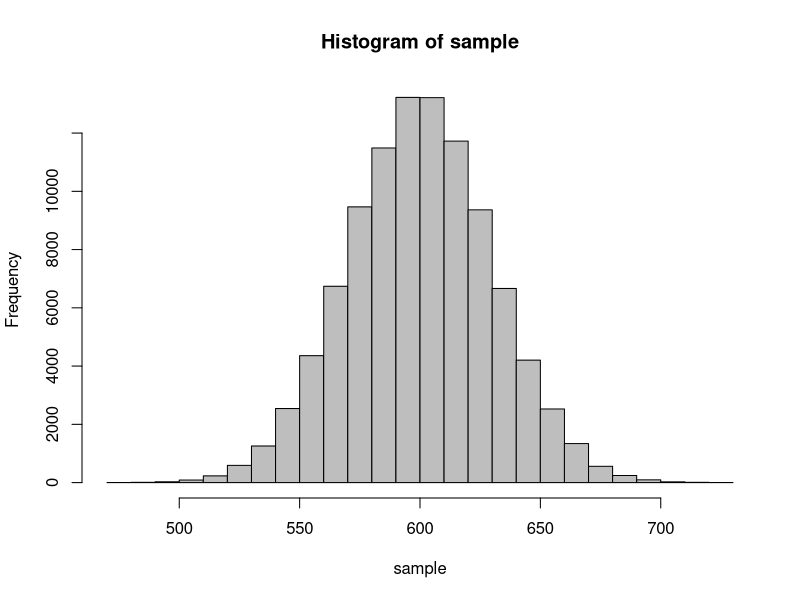
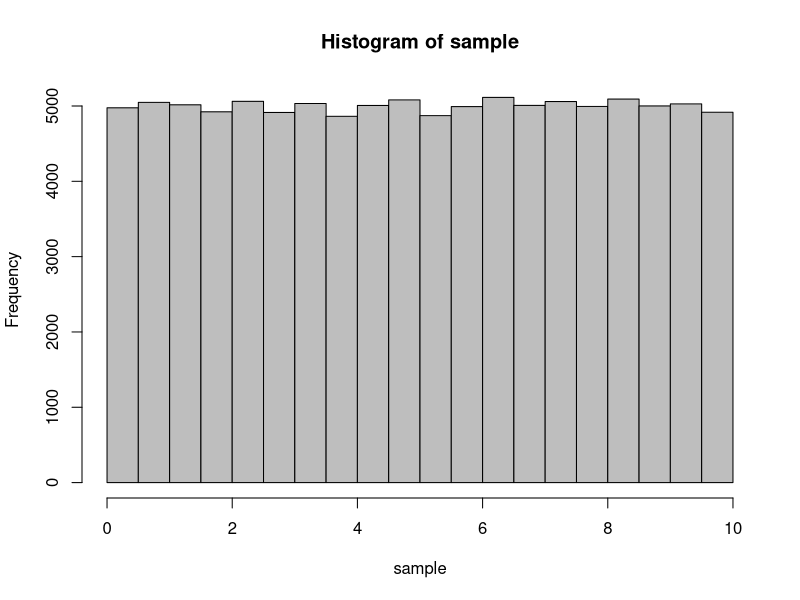
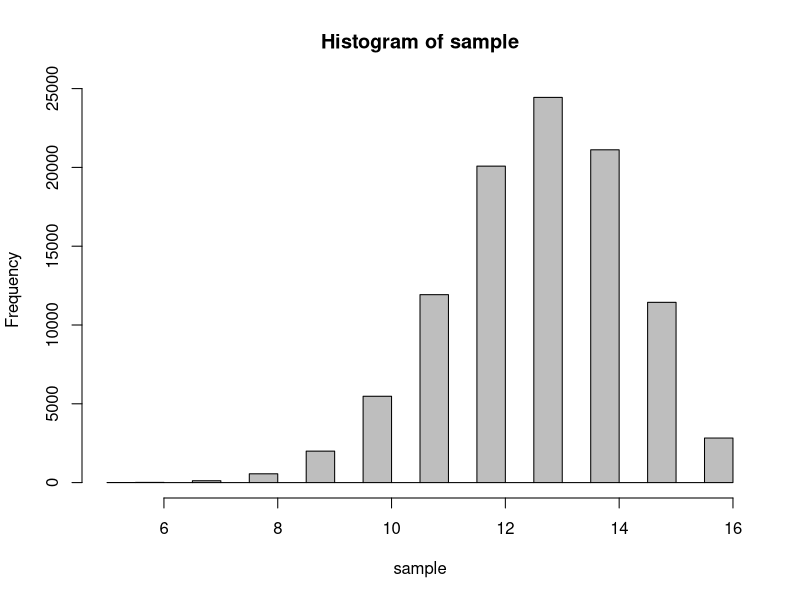
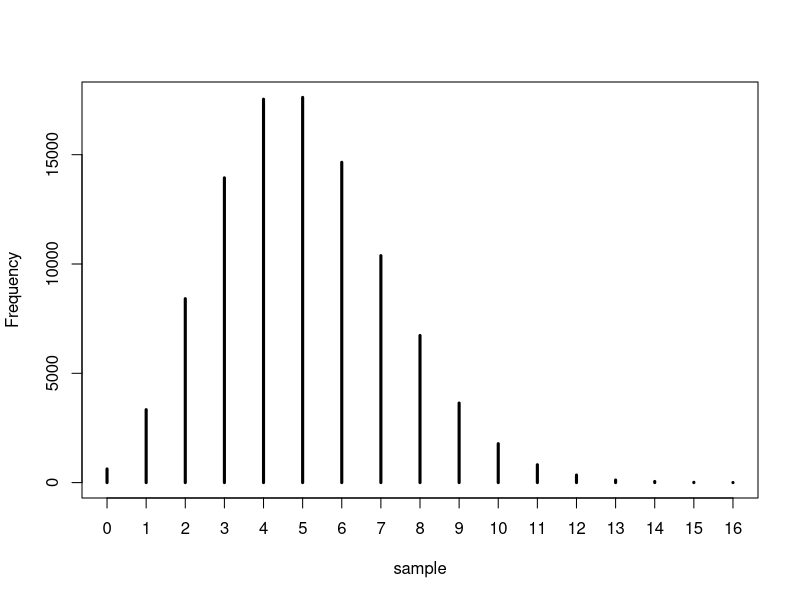

R code for these plots, in order: (Note: this script raises an error after producing the figures.)
# Chapter 6

# normal distribution examples

# Specification in BUGs : 
# x ~dnorm(mean,tau)#notetau=1/variance

n <- 100000  # Sample Size
mu <- mean <- 600  # Body mass of pelegrines
sd <- st.dev <- 30  # SD of body mass of pelegrines

sample <- rnorm(n = n, mean = mu, sd = sd)
hist(sample,col="grey")

# uniform distribution

# Specification in BUGs : 
# x ~dunif(lower,upper)

n <- 100000 # Samplesize
a <- lower.limit <- 0
b <- upper.limit <- 10

sample <- runif(n = n, min = a, max = b)
hist(sample, col = "grey")

# bionomial distribution

# Specification in BUGs :
# x ~dbin(p,N) # Note order of parameters!
# x ~dbern(p)

n <- 100000 # Samplesize
N <- 16 # Number of individuals that flip the coin
p <- 0.8 # Probability of being counted (seen), dead or a male
sample <- rbinom(n = n, size = N, prob= p)
hist(sample, col = "grey")

# poisson distribution

# Specification in BUGs : 
# x ~dpois(lambda)

n <- 100000 # Samplesize
lambda <- 5 #Average#individualspersample,density
sample <- rpois(n = n, lambda = lambda)
plot(table(sample), lwd = 3, ylab = "Frequency")

######################################################################

# 6.3 Snake Example

# Dataset
mass <- c(6, 8,5,7,9,11)
pop <- factor(c(1,1,2,2,3,3))
region <- factor(c(1,1,1,1,2,2))
hab <- factor(c(1,2,3,1,2,3))
svl <- c(40, 45,39,50,52,57)

# 6.3.1. The model of the mean
lm(mass ~ 1)

model.matrix(mass~1)

# Model of the mean in Jags
model <- "
model {
  for(i in 1:nobs){
  # Likelihood
  mass[i] ~ dnorm(mean, tau)
  }
  # Priors
  mean ~ dunif(0,100)
  tau <- 1 / vari #
  vari <- sd * sd
  sd ~ dunif(0,10)
}"
model.spec <- textConnection(model)

Data <- list(mass = mass, nobs = length(mass))
inits.fn <- list(mean = runif(0,100), sd = runif(0,10))
jagsModel <- jags.model(file= model.spec,
                        data=Data,
                        init = inits.fn,
                        n.chains = 3, 
                        n.adapt = 100)
para.names <- c("mean", "vari", "sd")
Samples <- coda.samples(jagsModel, 
                        variable.names = para.names, 
                        n.iter = 1000)
plot(Samples)
summary(Samples)

# 6.3.2. t-Test
lm(mass ~ region)

model.matrix(~region)

lm(mass~region)

model.matrix(~region-1)

lm(mass~region-1)

# 6.3.3. Simple linear regression
lm(mass ~ svl)

model.matrix(~svl)

lm(mass~svl)

model.matrix(~svl-1)

lm(mass~svl-1)

# 6.3.4. One-way analysis of variance (one-way ANOVA)
lm(mass ~ pop)

model.matrix(~pop)

model.matrix(~pop-1)

lm(mass~pop)				# Effects parameterization (R default)

lm(mass~pop-1)				# Means parameterization


# 6.3.5. Two-way analysis of variance (two-way ANOVA)
lm(mass ~ region + hab)

model.matrix(~region + hab)

lm(mass ~ region * hab)

model.matrix(~region * hab)

lm(mass ~ region * hab-1-region-hab)

model.matrix(~ region * hab-1-region-hab)


# 6.3.6. Analysis of covariance (ANCOVA)
lm(mass ~ pop + svl)			# Additive model
lm(mass ~ pop * svl)			# Interactive model
lm(mass ~ pop + svl + pop:svl) 	# Same, R's way of specifying the interaction term

model.matrix(lm(mass ~ pop + svl))	# Additive model

model.matrix(lm(mass ~ pop * svl))	# Interactive model

model.matrix(lm(mass ~ pop + svl-1))	# Additive model

model.matrix(lm(mass ~ (pop * svl - 1 - svl))) # Interactive model

lm(mass ~ pop + svl)

fm <- lm(mass ~ pop + svl)		# Refit model
plot(svl, mass, col = c(rep("red", 2), rep("blue", 2), rep("green", 2)))
abline(fm$coef[1], fm$coef[4], col = "red")
abline(fm$coef[1]+ fm$coef[2], fm$coef[4], col = "blue")
abline(fm$coef[1]+ fm$coef[3], fm$coef[4], col = "green")

lm(mass ~ pop * svl)

fm <- lm(mass ~ pop * svl)		# Refit model
plot(svl, mass, col = c(rep("red", 2), rep("blue", 2), rep("green", 2)))
abline(fm$coef[1], fm$coef[4], col = "red")
abline(fm$coef[1]+ fm$coef[2], fm$coef[4] + fm$coef[5], col = "blue")
abline(fm$coef[1]+ fm$coef[3], fm$coef[4] + fm$coef[6], col = "green")

# mean parameterization
lm(mass ~ pop + svl-1)

lm(mass ~ pop * svl-1 - svl)

##############################################################################

# Exercise

mass <- c(6,8,11, 5,7,11, 6,9,11)
pop <- factor(c(1,1,1, 2,2,2, 3,3,3))
svl <- c(40, 45,53, 39,50,61, 41,52,57)

# Main effects model 
# effect parameterization
X <- model.matrix(~ pop + svl)
# mean parameterization
Xm <- model.matrix(~ pop + svl -1)

fm <- lm(mass ~ X-1)
plot(svl, mass, col = c(rep("red", 3), rep("blue", 3), rep("green", 3)))
abline(fm$coef[1], fm$coef[4], col = "red")
abline(fm$coef[1]+ fm$coef[2], fm$coef[4], col = "blue")
abline(fm$coef[1]+ fm$coef[3], fm$coef[4], col = "green")


# Interaction effects model
# effect parameterization
X <- model.matrix(~ pop * svl)
# mean parameterization
Xm <- model.matrix(~ pop * svl - 1 - svl)

fm <- lm(mass ~ X-1)
plot(svl, mass, col = c(rep("red", 3), rep("blue", 3), rep("green", 3)))
abline(fm$coef[1], fm$coef[4], col = "red")
abline(fm$coef[1]+ fm$coef[2], fm$coef[4] + fm$coef[5], col = "blue")
abline(fm$coef[1]+ fm$coef[3], fm$coef[4] + fm$coef[6], col = "green")

#Solution from website:

fm <- lm(mass ~ pop*svl)			# Fully interactive model which uses up all d.f.
summary(fm)

mass <- c(6,8,5,7,9,11)
pop <- factor(c(1,1,2,2,3,3))
svl <- c(40,45,39,50,52,57)

#  Here is a quick solution to build the custom design matrix:
DM <- model.matrix(~ svl * pop - 1 - svl)	# Build a design matrix to start with
DM[5:6,4] <- DM[5:6,6]				# Write the last two elements in col. 6 into col 4
DM <- DM[,-6]					# Delete column 6

# Fit that custom design matrix (have to subtract intercept to override R's treatment parameterisation):
fm <- lm(mass ~ DM-1)
summary(fm)

plot(svl, mass, col = c(rep("red", 2), rep("blue", 2), rep("green", 2)))
abline(fm$coef[1], fm$coef[4], col = "red")
abline(fm$coef[2], fm$coef[5], col = "blue")
abline(fm$coef[3], fm$coef[4], col = "green")
